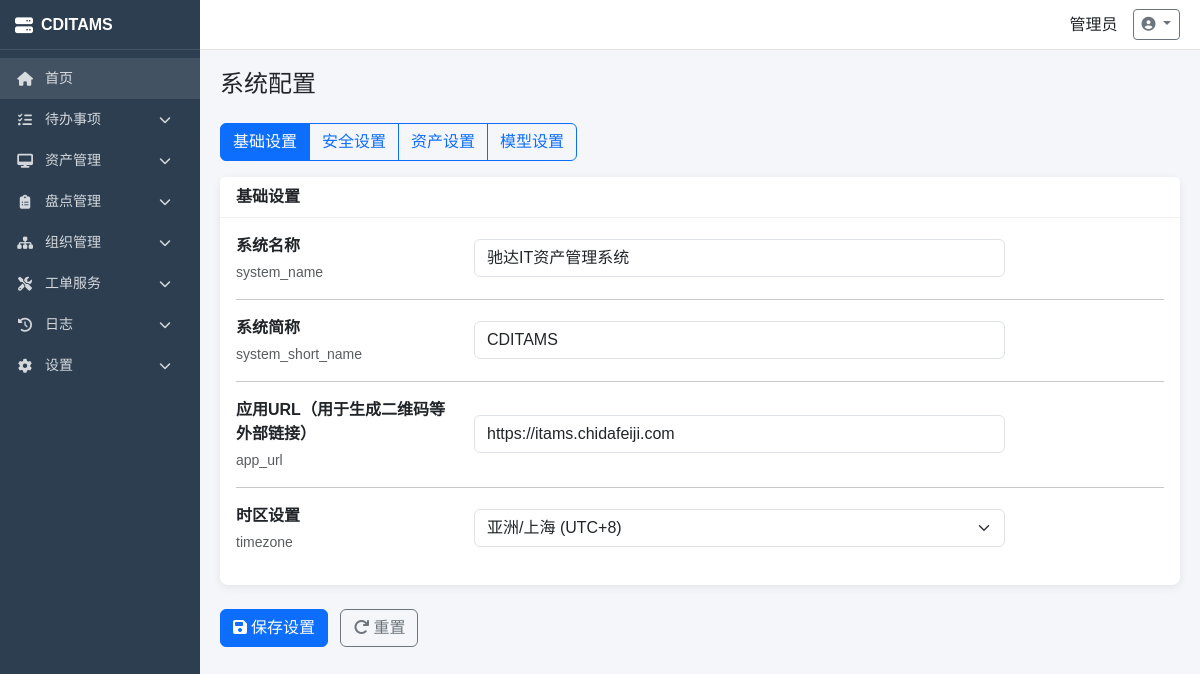
The page /settings/configs/ (signed in) on the database its author committed.
### apps/settings/models.py (models this page shows, shortened)
class SystemConfig(models.Model):
    TYPE_CHOICES = [
        ('string', '字符串'),
        ('int', '整数'),
        ('boolean', '布尔值'),
        ('json', 'JSON'),
        ('select', '下拉选择'),
    ]
    GROUP_CHOICES = [
        ('basic', '基础设置'),
        ('security', '安全设置'),
        ('asset', '资产设置'),
        ('model', '模型设置'),
    ]
    config_key = models.CharField(max_length=64, unique=True, verbose_name='配置键')
    config_value = models.TextField(blank=True, verbose_name='配置值')
    value_type = models.CharField(max_length=16, choices=TYPE_CHOICES, default='string', verbose_name='值类型')
    config_group = models.CharField(max_length=32, choices=GROUP_CHOICES, default='basic', verbose_name='配置分组')
    description = models.CharField(max_length=256, blank=True, verbose_name='说明')
    options = models.TextField(blank=True, verbose_name='选项(JSON)')
    is_system = models.BooleanField(default=False, verbose_name='系统级配置')
    sort = models.IntegerField(default=0, verbose_name='排序')
    created_at = models.DateTimeField(auto_now_add=True, verbose_name='创建时间')
    updated_at = models.DateTimeField(auto_now=True, verbose_name='更新时间')
    class Meta:
        db_table = 'system_configs'
        verbose_name = '系统配置'
        verbose_name_plural = '系统配置'
        ordering = ['config_group', 'sort', 'id']
    def get_options_list(self):
        if self.value_type == 'select' and self.options:
            try:
                return json.loads(self.options)
            except:
                return []
        return []

### apps/accounts/models.py (models this page shows, shortened)
class User(AbstractUser):
    GENDER_CHOICES = [('male', '男'), ('female', '女')]
    emp_no = models.CharField(max_length=32, unique=True, verbose_name='工号')
    realname = models.CharField(max_length=64, verbose_name='姓名')
    gender = models.CharField(max_length=10, choices=GENDER_CHOICES, blank=True, verbose_name='性别')
    email = models.EmailField(blank=True, verbose_name='邮箱')
    phone = models.CharField(max_length=20, blank=True, verbose_name='电话')
    department = models.ForeignKey(Department, on_delete=models.SET_NULL, null=True, blank=True, related_name='users', verbose_name='所属部门')
    role = models.ForeignKey('Role', on_delete=models.SET_NULL, null=True, blank=True, related_name='users', verbose_name='所属角色')
    avatar = models.ImageField(upload_to='avatars/', blank=True, verbose_name='头像')
    is_active = models.BooleanField(default=True, verbose_name='是否启用')
    created_at = models.DateTimeField(auto_now_add=True, verbose_name='创建时间')
    updated_at = models.DateTimeField(auto_now=True, verbose_name='更新时间')
    class Meta:
        db_table = 'users'
        verbose_name = '用户'
        verbose_name_plural = '用户'
        ordering = ['emp_no']

### apps/settings/views.py (the view)
# urls.py: path('configs/', views.config_list, name='config_list'),
@login_required
@permission_required('config')
def config_list(request):
    group = request.GET.get('group', 'basic')
    groups = SystemConfig.GROUP_CHOICES
    configs = SystemConfig.objects.filter(config_group=group).order_by('sort', 'id')
    return render(request, 'settings/config_list.html', {
        'configs': configs,
        'groups': groups,
        'current_group': group
    })

### apps/accounts/context_processors.py (called while the page is built, shortened)
def user_permissions(request):
    if hasattr(request, 'user_permissions'):
        return {
            'user_permissions': request.user_permissions,
            'user_perm_set': set(request.user_permissions),
        }

### templates/settings/config_list.html (shortened to what this page needs)
{% extends 'base.html' %}
{% block content %}
<h4 class="mb-4">系统配置</h4>
<form method="post" action="{% url 'config_save' %}">
    <div class="mb-3">
        <div class="btn-group" role="group">
            {% for code, name in groups %}
            <a href="?group={{ code }}" class="btn btn-outline-primary {% if current_group == code %}active{% endif %}">{{ name }}</a>
            {% endfor %}
        </div>
    </div>
    <div class="card">
        <div class="card-header">
            {% for code, name in groups %}
                {% if current_group == code %}{{ name }}{% endif %}
            {% endfor %}
        </div>
        <div class="card-body">
            {% for config in configs %}
            <div class="row mb-3 align-items-center">
                <div class="col-md-3">
                    <label class="form-label mb-0">
                        <strong>{{ config.description|default:config.config_key }}</strong>
                    </label>
                    <div class="form-text">{{ config.config_key }}</div>
                </div>
                <div class="col-md-7">
                    {% if config.is_system %}
                        <span class="text-muted">{{ config.config_value|default:'-' }}</span>
                    {% elif config.value_type == 'int' %}
                        <input type="number"
                               name="config_value_{{ config.id }}"
                               class="form-control"
                               value="{{ config.config_value }}"
                               min="0">
                    {% elif config.value_type == 'json' %}
                        <textarea name="config_value_{{ config.id }}"
                                  class="form-control"
                                  rows="3">{{ config.config_value }}</textarea>
                    {% elif config.value_type == 'select' %}
                        <select name="config_value_{{ config.id }}" class="form-select">
                            {% for value, label in config.get_options_list %}
                            <option value="{{ value }}" {% if config.config_value == value %}selected{% endif %}>{{ label }}</option>
                            {% endfor %}
                        </select>
                    {% else %}
                        <input type="text"
                               name="config_value_{{ config.id }}"
                               class="form-control"
                               value="{{ config.config_value }}">
                    {% endif %}
                </div>
            </div>
            {% if not forloop.last %}<hr>{% endif %}
            {% empty %}
            <div class="text-center text-muted py-4">暂无配置</div>
            {% endfor %}
        </div>
    </div>
    <div class="mt-4">
        <button type="submit" class="btn btn-primary">
            <i class="fas fa-save me-1"></i>保存设置
        </button>
        <a href="{% url 'config_list' %}?group={{ current_group }}" class="btn btn-outline-secondary ms-2">
            <i class="fas fa-redo me-1"></i>重置
        </a>
    </div>
</form>
{% endblock %}

### templates/base.html (shortened to what this page needs)
<!DOCTYPE html>
<html lang="zh-CN">
<head>
    <link href="https://cdn.bootcdn.net/ajax/libs/bootstrap/5.3.0/css/bootstrap.min.css" rel="stylesheet">
    <link href="https://cdn.bootcdn.net/ajax/libs/font-awesome/6.4.0/css/all.min.css" rel="stylesheet">
</head>
<body>
    {% if user.is_authenticated %}
    <div class="sidebar" id="sidebar">
        <div class="logo">
            <i class="fas fa-server"></i>
            <span>{{ system_short_name|default:'CDITAMS' }}</span>
        </div>
        <nav class="mt-2">
            <a href="{% url 'dashboard' %}" class="nav-link {% if request.path == '/dashboard/' %}active{% endif %}" style="background: rgba(255,255,255,0.1);">
                <i class="fas fa-home"></i>
                <span>首页</span>
            </a>
            {% if user.is_superuser or 'todo_module' in user_perm_set %}
            <div class="nav-item">
                <a class="nav-link" href="javascript:void(0)" data-bs-toggle="collapse" data-bs-target="#todoMenu">
                    <i class="fas fa-tasks"></i>
                    <span>待办事项</span>
                    <i class="fas fa-chevron-down ms-auto"></i>
                </a>
            </div>
            {% endif %}
            {% if user.is_superuser or 'asset' in user_perm_set %}
            <div class="nav-item">
                <a class="nav-link" href="javascript:void(0)" data-bs-toggle="collapse" data-bs-target="#assetMenu">
                    <i class="fas fa-desktop"></i>
                    <span>资产管理</span>
                    <i class="fas fa-chevron-down ms-auto"></i>
                </a>
            </div>
            {% endif %}
            {% if user.is_superuser or 'inventory' in user_perm_set %}
            <div class="nav-item">
                <a class="nav-link" href="javascript:void(0)" data-bs-toggle="collapse" data-bs-target="#inventoryMenu">
                    <i class="fas fa-clipboard-list"></i>
                    <span>盘点管理</span>
                    <i class="fas fa-chevron-down ms-auto"></i>
                </a>
            </div>
            {% endif %}
            {% if user.is_superuser or 'organization' in user_perm_set %}
            <div class="nav-item">
                <a class="nav-link" href="javascript:void(0)" data-bs-toggle="collapse" data-bs-target="#orgMenu">
                    <i class="fas fa-sitemap"></i>
                    <span>组织管理</span>
                    <i class="fas fa-chevron-down ms-auto"></i>
                </a>
            </div>
            {% endif %}
            {% if user.is_superuser or 'workorder' in user_perm_set %}
            <div class="nav-item">
                <a class="nav-link" href="javascript:void(0)" data-bs-toggle="collapse" data-bs-target="#workOrderMenu">
                    <i class="fas fa-tools"></i>
                    <span>工单服务</span>
                    <i class="fas fa-chevron-down ms-auto"></i>
                </a>
            </div>
            {% endif %}
            {% if user.is_superuser or 'log' in user_perm_set %}
            <div class="nav-item">
                <a class="nav-link" href="javascript:void(0)" data-bs-toggle="collapse" data-bs-target="#logMenu">
                    <i class="fas fa-history"></i>
                    <span>日志</span>
                    <i class="fas fa-chevron-down ms-auto"></i>
                </a>
            </div>
            {% endif %}
            {% if user.is_superuser or 'settings' in user_perm_set %}
            <div class="nav-item">
                <a class="nav-link" href="javascript:void(0)" data-bs-toggle="collapse" data-bs-target="#settingMenu">
                    <i class="fas fa-cog"></i>
                    <span>设置</span>
                    <i class="fas fa-chevron-down ms-auto"></i>
                </a>
            </div>
            {% endif %}
        </nav>
    </div>
    <div class="main-content" id="mainContent">
        <header class="header">
            <div class="user-menu ms-auto">
                <span>{{ user.realname }}</span>
                <div class="dropdown">
                    <a class="btn btn-sm btn-outline-secondary dropdown-toggle" href="#" role="button" data-bs-toggle="dropdown">
                        <i class="fas fa-user-circle"></i>
                    </a>
                </div>
            </div>
        </header>
        <main class="content">
            {% block content %}{% endblock %}
        </main>
    </div>
    {% else %}
    <main class="content">
        {% block login_content %}{% endblock %}
    </main>
    {% endif %}
</body>
</html>

### templates/base.html (style rules this page uses)
:root { --sidebar-width: 200px; --header-height: 50px; }
body { font-family: "Microsoft YaHei", Arial, sans-serif; }
.sidebar { width: var(--sidebar-width); position: fixed; top: 0; left: 0; height: 100vh; background: #2c3e50; z-index: 1050; overflow-x: hidden; overflow-y: auto; transition: transform 0.3s ease; }
.sidebar .logo { height: var(--header-height); display: flex; align-items: center; padding: 0 15px; color: #fff; font-size: 16px; font-weight: bold; border-bottom: 1px solid rgba(255,255,255,0.1); white-space: nowrap; }
.sidebar .logo i { margin-right: 8px; font-size: 18px; }
.sidebar .nav-item { display: block; }
.sidebar .nav-link { color: rgba(255,255,255,0.8); padding: 10px 15px; display: flex; align-items: center; text-decoration: none; transition: all 0.2s; font-size: 14px; }
.sidebar .nav-link i { width: 20px; margin-right: 10px; text-align: center; font-size: 14px; }
.sidebar .nav-link .fa-chevron-down { transition: transform 0.3s; font-size: 12px; }
.sidebar .nav-link span { white-space: nowrap; }
.main-content { margin-left: var(--sidebar-width); min-height: 100vh; background: #f5f6fa; }
.header { height: var(--header-height); background: #fff; border-bottom: 1px solid #e0e0e0; display: flex; align-items: center; justify-content: space-between; padding: 0 20px; position: sticky; top: 0; z-index: 1000; }
.header .user-menu { display: flex; align-items: center; gap: 15px; }
.content { padding: 20px; }
.card { border: none; border-radius: 8px; box-shadow: 0 2px 8px rgba(0,0,0,0.08); }
.card .card-header { background: #fff; border-bottom: 1px solid #f0f0f0; font-weight: 600; }
.form-label { font-weight: 500; }

### rows shown on the page
SystemConfig: config_value "CDITAMS", description "系统简称", config_key "system_short_name"
User: realname "管理员"
SystemConfig: description "系统名称", config_key "system_name", config_value "驰达IT资产管理系统"
SystemConfig: description "应用URL（用于生成二维码等外部链接）", config_key "app_url", config_value "https://itams.chidafeiji.com"
SystemConfig: description "时区设置", config_key "timezone", config_value+value_type+options "亚洲/上海 (UTC+8)"

### other values the page prints
{{ name }} "基础设置" "安全设置" "资产设置" "模型设置"
{{ name }} "基础设置"
